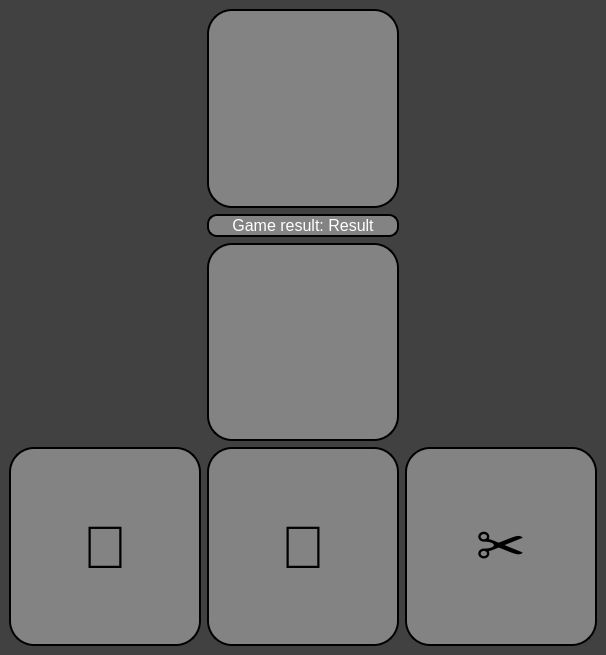
<?xml version="1.0" encoding="UTF-8"?>
<ui version="4.0">
 <class>MainWindow</class>
 <widget class="QMainWindow" name="MainWindow">
  <property name="geometry">
   <rect>
    <x>0</x>
    <y>0</y>
    <width>606</width>
    <height>655</height>
   </rect>
  </property>
  <property name="windowTitle">
   <string>MainWindow</string>
  </property>
  <property name="styleSheet">
   <string notr="true">background-color: rgb(65, 65, 65);</string>
  </property>
  <widget class="QWidget" name="centralwidget">
   <layout class="QGridLayout" name="gridLayout">
    <item row="0" column="1">
     <widget class="QPushButton" name="btn_pc">
      <property name="sizePolicy">
       <sizepolicy hsizetype="Minimum" vsizetype="Expanding">
        <horstretch>0</horstretch>
        <verstretch>0</verstretch>
       </sizepolicy>
      </property>
      <property name="styleSheet">
       <string notr="true">border: 2px solid black;
border-radius: 25px;
background-color: rgb(131, 131, 131);</string>
      </property>
      <property name="text">
       <string/>
      </property>
     </widget>
    </item>
    <item row="2" column="1">
     <widget class="QPushButton" name="btn_player">
      <property name="sizePolicy">
       <sizepolicy hsizetype="Minimum" vsizetype="Expanding">
        <horstretch>0</horstretch>
        <verstretch>0</verstretch>
       </sizepolicy>
      </property>
      <property name="styleSheet">
       <string notr="true">border: 2px solid black;
border-radius: 25px;
background-color: rgb(131, 131, 131);</string>
      </property>
      <property name="text">
       <string/>
      </property>
     </widget>
    </item>
    <item row="4" column="0">
     <widget class="QPushButton" name="btn_stone">
      <property name="enabled">
       <bool>true</bool>
      </property>
      <property name="sizePolicy">
       <sizepolicy hsizetype="Expanding" vsizetype="Expanding">
        <horstretch>0</horstretch>
        <verstretch>0</verstretch>
       </sizepolicy>
      </property>
      <property name="font">
       <font>
        <pointsize>45</pointsize>
        <italic>false</italic>
        <underline>false</underline>
        <strikeout>false</strikeout>
        <stylestrategy>PreferDefault</stylestrategy>
        <hintingpreference>PreferDefaultHinting</hintingpreference>
        <fontweight>ExtraLight</fontweight>
       </font>
      </property>
      <property name="styleSheet">
       <string notr="true">border: 2px solid black;
border-radius: 25px;
background-color: rgb(131, 131, 131);</string>
      </property>
      <property name="text">
       <string notr="true">🎱</string>
      </property>
      <property name="iconSize">
       <size>
        <width>180</width>
        <height>180</height>
       </size>
      </property>
      <property name="flat">
       <bool>false</bool>
      </property>
     </widget>
    </item>
    <item row="4" column="2">
     <widget class="QPushButton" name="btn_scissors">
      <property name="sizePolicy">
       <sizepolicy hsizetype="Expanding" vsizetype="Expanding">
        <horstretch>0</horstretch>
        <verstretch>0</verstretch>
       </sizepolicy>
      </property>
      <property name="font">
       <font>
        <pointsize>45</pointsize>
        <kerning>true</kerning>
       </font>
      </property>
      <property name="styleSheet">
       <string notr="true">border: 2px solid black;
border-radius: 25px;
background-color: rgb(131, 131, 131);</string>
      </property>
      <property name="text">
       <string>✂</string>
      </property>
      <property name="iconSize">
       <size>
        <width>180</width>
        <height>180</height>
       </size>
      </property>
     </widget>
    </item>
    <item row="4" column="1">
     <widget class="QPushButton" name="btn_paper">
      <property name="sizePolicy">
       <sizepolicy hsizetype="Expanding" vsizetype="Expanding">
        <horstretch>0</horstretch>
        <verstretch>0</verstretch>
       </sizepolicy>
      </property>
      <property name="font">
       <font>
        <pointsize>45</pointsize>
        <kerning>true</kerning>
       </font>
      </property>
      <property name="styleSheet">
       <string notr="true">border: 2px solid black;
border-radius: 25px;
background-color: rgb(131, 131, 131);</string>
      </property>
      <property name="text">
       <string>📄</string>
      </property>
      <property name="iconSize">
       <size>
        <width>180</width>
        <height>180</height>
       </size>
      </property>
     </widget>
    </item>
    <item row="1" column="1">
     <widget class="QLabel" name="result_text">
      <property name="sizePolicy">
       <sizepolicy hsizetype="Expanding" vsizetype="Fixed">
        <horstretch>0</horstretch>
        <verstretch>0</verstretch>
       </sizepolicy>
      </property>
      <property name="font">
       <font>
        <pointsize>12</pointsize>
       </font>
      </property>
      <property name="styleSheet">
       <string notr="true">border: 2px solid black;
border-radius: 10px;
background-color: rgb(131, 131, 131);
color: rgb(255, 255, 255);</string>
      </property>
      <property name="text">
       <string>Game result: Result</string>
      </property>
      <property name="alignment">
       <set>Qt::AlignCenter</set>
      </property>
     </widget>
    </item>
   </layout>
  </widget>
 </widget>
 <resources/>
 <connections/>
</ui>
